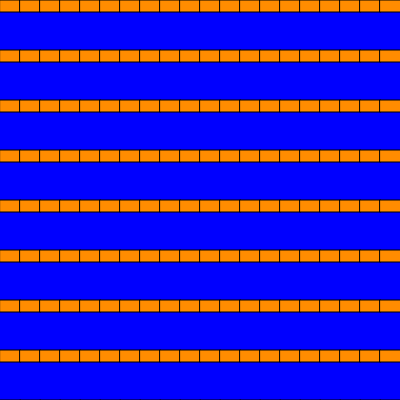
Frame 1 (no input)
Frame 60 (no input): identical to frame 1, image omitted
Frame 120 (the mouse pressed at the canvas centre since frame 60): identical to frame 1, image omitted

The p5.js sketch that drew this single still picture (run headless with seeded random() and noise() and a simulated clock; from frame 60 on, the mouse is pressed at the canvas centre):

// p5.js sketch
// ── sketch.js
let state = 0;
let timer = 0;

function setup() {
  createCanvas(400, 400);
}

function draw() {

  background(100);

  switch (state) {

    case 0:


      text("0", 100, 100);
      background("blue");
      for (let j = 0; j < 20; j++) {
        for (let i = 0; i < 20; i++) {
          fill(255,140,0);
          rect(i * 20, j * 50, 21, 12);
        }
      }

      timer++;
      if (timer > 3 * 60) {
        timer = 0;
        state = 1;
      }
      break;

    case 1:

      text("1", 100, 100);
      background("yellow");
      for (let j = 0; j < 20; j++) {
        for (let i = 0; i < 20; i++) {
          fill(246, 115, 250);
          rect(i * 20, j * 50, 21, 12);

        }
      }

      timer++;
      if (timer > 3 * 60) {
        timer = 0;
        state = 2;
      }

      break;

    case 2:

      text("2", 100, 100);
      background("green");
      for (let j = 0; j < 20; j++) {
        for (let i = 0; i < 20; i++) {
          fill(255, 0, 0);
          rect(i * 20, j * 50, 21, 12);
        }
      }


      timer++;
      if (timer > 3 * 60) {
        timer = 0;
        state = 2;
      }
      break;

  }
}

function mouseReleased() {
  state++;
  if (state > 2) state = 1;

}
